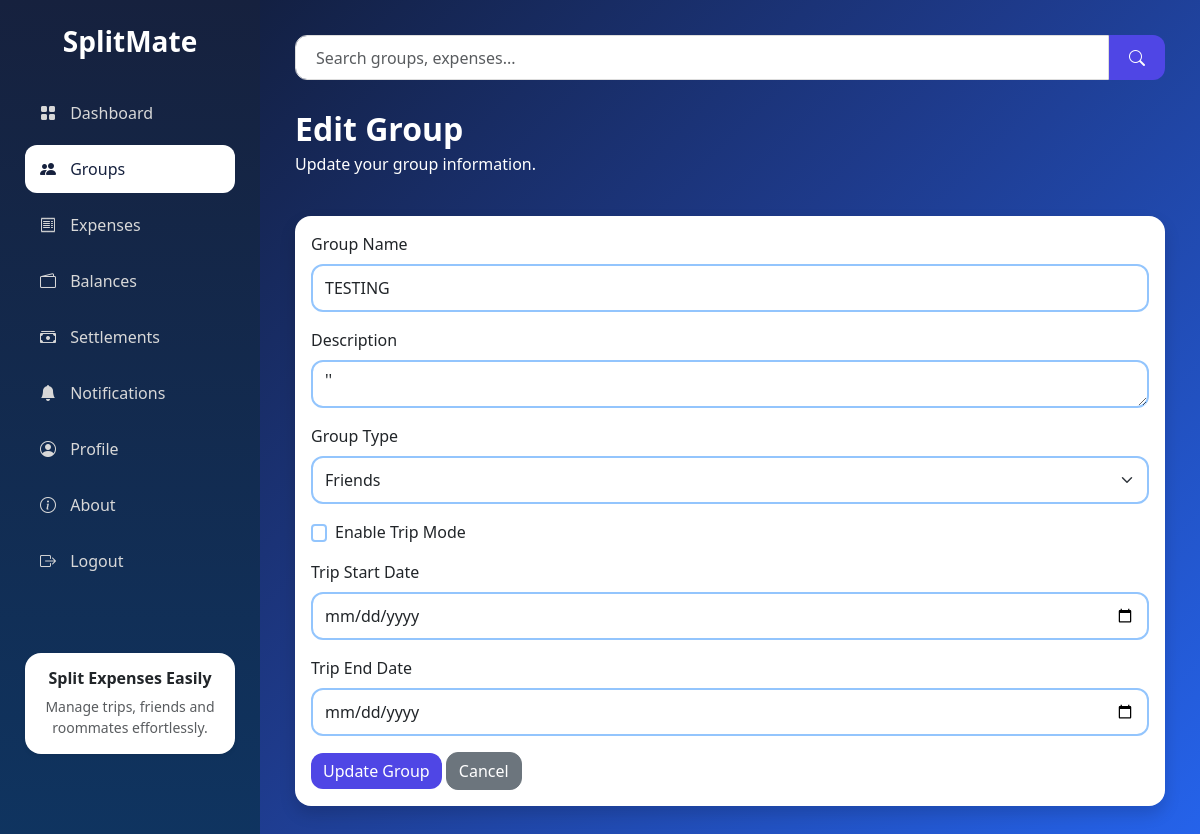
The app's page /groups/7/edit (signed in) with its own data.
### models.py (models this page shows, shortened)
class Group(db.Model):
    __tablename__ = "group"
    id = db.Column(db.Integer, primary_key=True)
    name = db.Column(db.String(100), nullable=False)
    description = db.Column(db.Text)
    group_type = db.Column(db.String(50), nullable=False)
    trip_mode = db.Column(db.Boolean, default=False)
    trip_start_date = db.Column(db.Date)
    trip_end_date = db.Column(db.Date)
    created_by = db.Column(db.Integer, db.ForeignKey("user.id"), nullable=False)
    created_at = db.Column(db.DateTime, default=datetime.utcnow)
    members = db.relationship("GroupMember", backref="group", cascade="all, delete-orphan", lazy=True)
    expenses = db.relationship("Expense", backref="group", cascade="all, delete-orphan", lazy=True)
    settlements = db.relationship("Settlement", backref="group", cascade="all, delete-orphan", lazy=True)

### routes/groups.py (the view, shortened to what this page needs)
@groups.route("/<int:group_id>/edit", methods=["GET", "POST"])
def edit_group(group_id):
    if "user_id" not in session:
        return redirect(url_for("auth.login"))
    membership = GroupMember.query.filter_by(
        group_id=group_id,
        user_id=session["user_id"]
    ).first_or_404()
    if not membership.is_admin:
        flash("Only the group admin can edit this group.", "warning")
        return redirect(url_for("groups.group_dashboard", group_id=group_id))
    group = membership.group
    return render_template("groups/edit_group.html", group=group)

### templates/groups/edit_group.html (shortened to what this page needs)
{% extends "dashboard_base.html" %}
{% block groups_active %}
active
{% endblock %}
{% block page_content %}
<div class="d-flex justify-content-between align-items-center mb-4">
    <div>
        <h2 class="fw-bold mb-1">
            Edit Group
        </h2>
        <p>
            Update your group information.
        </p>
    </div>
</div>
<div class="card border-0 shadow rounded-4">
    <div class="card-body">
        <form method="POST">
            <div class="mb-3">
                <label class="form-label">
                    Group Name
                </label>
                <input
                    type="text"
                    name="name"
                    class="form-control"
                    value="{{ group.name }}"
                    required>
            </div>
            <div class="mb-3">
                <label class="form-label">
                    Description
                </label>
                <textarea
                    name="description"
                    class="form-control"
                    rows="3">{{ group.description }}</textarea>
            </div>
            <div class="mb-3">
                <label class="form-label">
                    Group Type
                </label>
                <select
                    name="group_type"
                    class="form-select">
                    <option value="Friends" {% if group.group_type=="Friends" %}selected{% endif %}>Friends</option>
                </select>
            </div>
            <div class="form-check mb-3">
                <input
                    class="form-check-input"
                    type="checkbox"
                    name="trip_mode"
                    id="trip_mode"
                    {% if group.trip_mode %}checked{% endif %}>
                <label
                    class="form-check-label"
                    for="trip_mode">
                    Enable Trip Mode
                </label>
            </div>
            <div class="mb-3">
                <label class="form-label">
                    Trip Start Date
                </label>
                <input
                    type="date"
                    name="trip_start_date"
                    class="form-control"
                    value="{{ group.trip_start_date }}">
            </div>
            <div class="mb-3">
                <label class="form-label">
                    Trip End Date
                </label>
                <input
                    type="date"
                    name="trip_end_date"
                    class="form-control"
                    value="{{ group.trip_end_date }}">
            </div>
            <button
                type="submit"
                class="btn btn-primary">
                Update Group
            </button>
            <a href="{{ url_for('groups.group_dashboard', group_id=group.id) }}"
               class="btn btn-secondary">
                Cancel
            </a>
        </form>
    </div>
</div>
{% endblock %}

### static/css/style.css (style rules this page uses)
* { margin:0; padding:0; box-sizing:border-box; font-family:"Segoe UI",sans-serif; }
body { min-height:100vh; background:linear-gradient(135deg,#0f172a,#1e3a8a,#2563eb); }
.btn { border-radius:12px; font-weight:500; }
.btn-primary { background:#4f46e5; border:none; }
.form-control { height:48px; border:2px solid #93c5fd; border-radius:12px; transition: all 0.3s ease; }
.form-select { height:48px; border:2px solid #93c5fd; border-radius:12px; transition: all 0.3s ease; }
.form-check-input { height:18px; border:2px solid #93c5fd; border-radius:12px; transition: all 0.3s ease; }

### records on screen
Group: name "TESTING", description "''", group_type "Friends"
